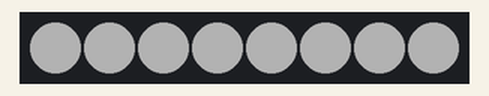
The program below on a simulated Raspberry Pi (BCM pin numbers) with a Blinkt!. Shown: 8 RGB LEDs in strip order, left to right. Dim RGB values are drawn brighter than linear.

Above: at 0.1 s.
At 8.4 s:
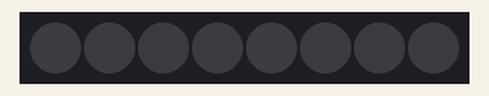
Timing chart, 0 to 130.0 s (numbered marks = the images above):
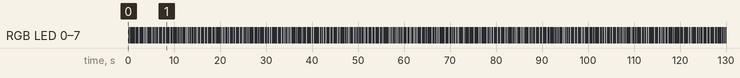

The program:

Morse_Code.py
```python
#!/usr/bin/env python

import time

import blinkt

blinkt.set_clear_on_exit()

def show_all(state):
    for i in range(blinkt.NUM_PIXELS):
        val = state * 255
        blinkt.set_pixel(i, val, val, val)
    blinkt.show()

def dot():
    show_all(1)
    time.sleep(0.05)
    show_all(0)
    time.sleep(0.2)

def dash():
    show_all(1)
    time.sleep(0.2)
    show_all(0)
    time.sleep(0.2)

def space():
    time.sleep(0.2)

#0 is a space, 1 is a dot and 2 is a dash
MORSE = '211101101211022101020120210212000'

while True:
    for m in MORSE:
        if m == '0':
            space()
        elif m == '1':
            dot()
        elif m == '2':
            dash()
```

Measured:
- by itself, everything shown: repeats every 9.1 s, in 44 steps
